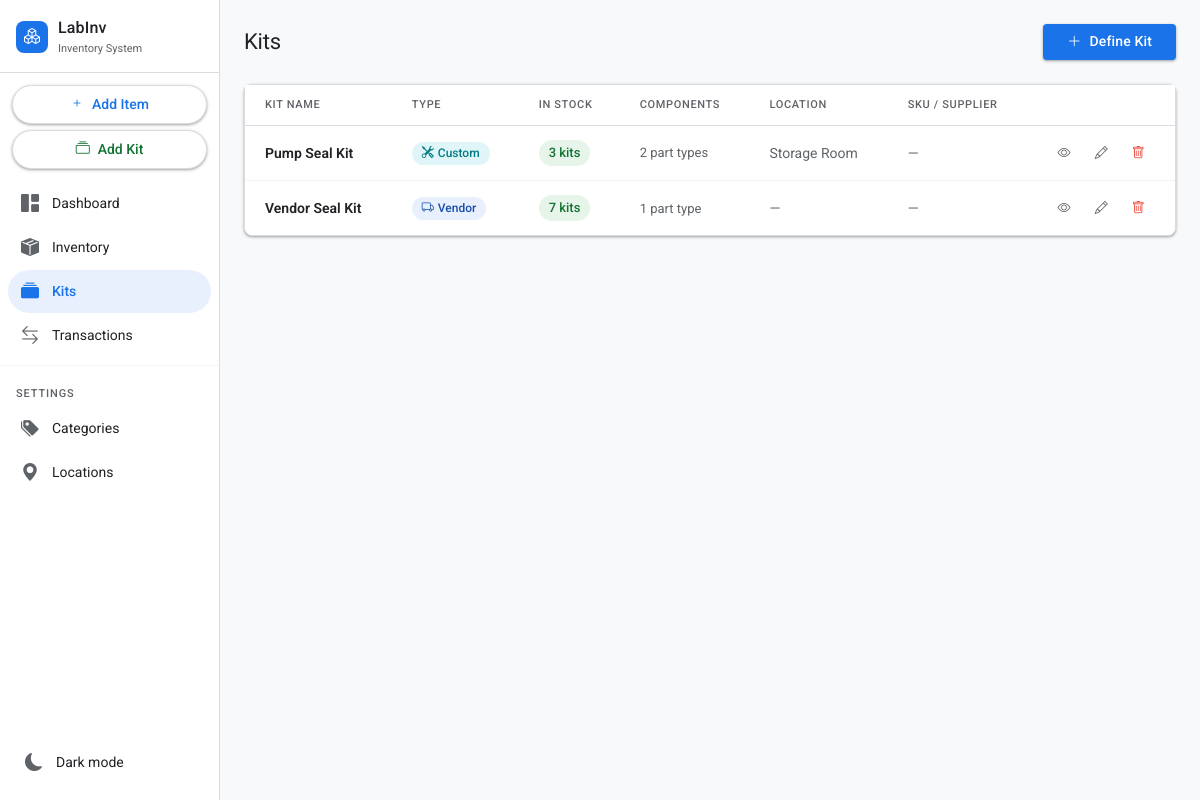
Before: /kits with the older database file.
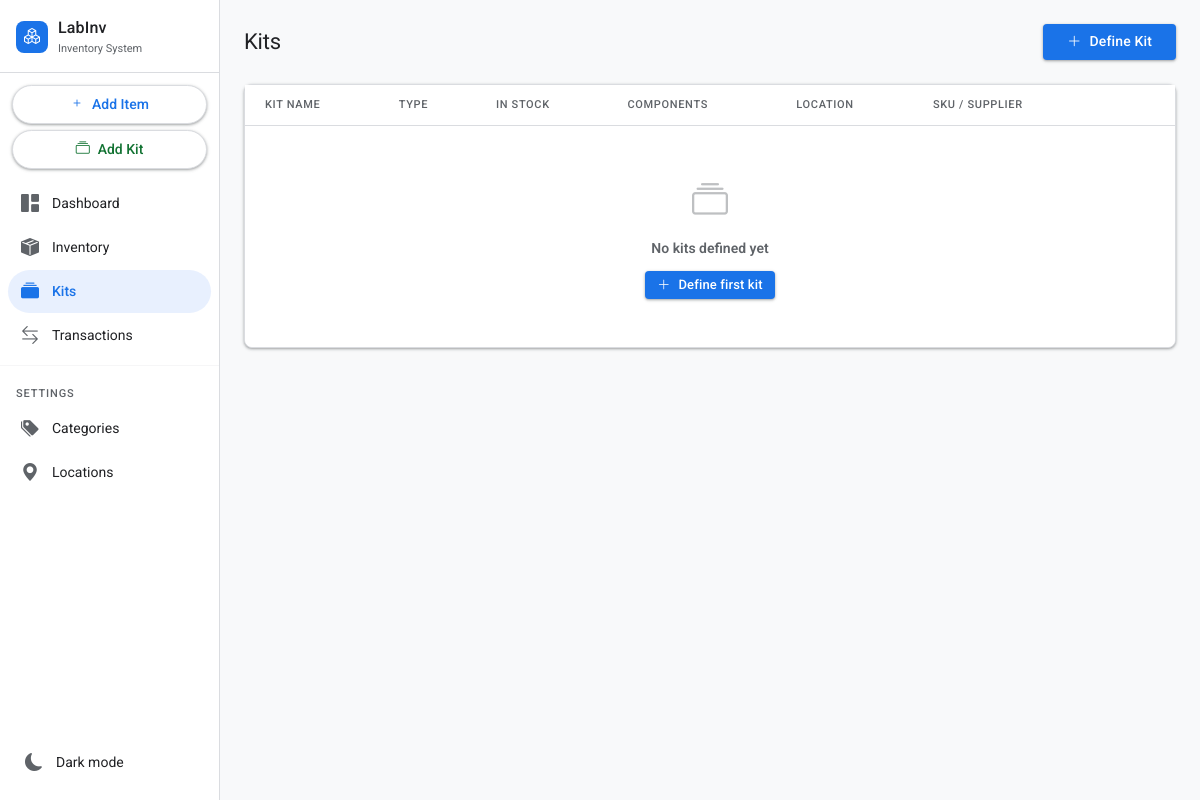
After: the same page with the newer database file.
### tables this page shows
CREATE TABLE kits (
            id          INTEGER PRIMARY KEY AUTOINCREMENT,
            name        TEXT    NOT NULL,
            kit_type    TEXT    NOT NULL DEFAULT 'custom',
            supplier    TEXT,
            sku         TEXT,
            quantity    INTEGER NOT NULL DEFAULT 0,
            location_id INTEGER REFERENCES locations(id),
            notes       TEXT,
            created_at  TIMESTAMP DEFAULT CURRENT_TIMESTAMP,
            updated_at  TIMESTAMP DEFAULT CURRENT_TIMESTAMP
        );

### app.py (the view)
@app.route("/kits")
def kits():
    db = get_db()
    kit_list = db.execute("""
        SELECT k.*, l.name AS location_name,
               COUNT(kc.id) AS component_count
        FROM kits k
        LEFT JOIN locations l ON k.location_id = l.id
        LEFT JOIN kit_components kc ON k.id = kc.kit_id
        GROUP BY k.id
        ORDER BY k.name
    """).fetchall()
    db.close()
    return render_template("kits.html", kits=kit_list)

### app.py (called while the page is built)
def get_db():
    conn = sqlite3.connect(DATABASE)
    conn.row_factory = sqlite3.Row
    conn.execute("PRAGMA foreign_keys = ON")
    return conn

### templates/kits.html (shortened to what this page needs)
{% extends "base.html" %}
{% block content %}
<div class="pg-header">
  <h1 class="pg-title">Kits</h1>
  <a href="/kits/new" class="btn btn-primary no-print"><i class="bi bi-plus-lg"></i>Define Kit</a>
</div>
<div class="card">
  <div class="table-responsive">
    <table class="table mb-0">
      <thead>
        <tr>
          <th>Kit Name</th>
          <th>Type</th>
          <th>In Stock</th>
          <th>Components</th>
          <th>Location</th>
          <th>SKU / Supplier</th>
          <th class="no-print" style="width:80px"></th>
        </tr>
      </thead>
      <tbody>
        {% if kits %}
          {% for kit in kits %}
          <tr>
            <td>
              <a href="/kits/{{ kit.id }}" class="fw-semibold" style="color:var(--text)">{{ kit.name }}</a>
            </td>
            <td>
              {% if kit.kit_type == 'vendor' %}
                <span class="badge badge-blue"><i class="bi bi-truck"></i> Vendor</span>
              {% else %}
                <span class="badge badge-teal"><i class="bi bi-tools"></i> Custom</span>
              {% endif %}
            </td>
            <td>
              {% if kit.quantity == 0 %}
                <span class="badge qty-zero">0 kits</span>
              {% else %}
                <span class="badge qty-ok">{{ kit.quantity }} kit{{ 's' if kit.quantity != 1 }}</span>
              {% endif %}
            </td>
            <td style="color:var(--muted);font-size:13px">{{ kit.component_count }} part type{{ 's' if kit.component_count != 1 }}</td>
            <td style="color:var(--muted)">{{ kit.location_name or '—' }}</td>
            <td>
              {% if not kit.sku and not kit.supplier %}<span class="text-muted">—</span>{% endif %}
            </td>
            <td class="no-print">
              <div style="display:flex;gap:4px">
                <a href="/kits/{{ kit.id }}" class="btn btn-ghost btn-sm" title="View"><i class="bi bi-eye"></i></a>
                <a href="/kits/{{ kit.id }}/edit" class="btn btn-ghost btn-sm" title="Edit"><i class="bi bi-pencil"></i></a>
                <form method="post" action="/kits/{{ kit.id }}/delete" style="display:inline"
                      onsubmit="return confirm('Delete \'{{ kit.name }}\'? This cannot be undone.');">
                  <button type="submit" class="btn btn-ghost btn-sm" title="Delete" style="color:var(--red)"><i class="bi bi-trash"></i></button>
                </form>
              </div>
            </td>
          </tr>
          {% endfor %}
        {% else %}
          <tr>
            <td colspan="7" style="text-align:center;padding:48px 16px;color:var(--muted)">
              <i class="bi bi-collection" style="font-size:36px;display:block;margin-bottom:10px;opacity:.4"></i>
              <div class="fw-semibold" style="margin-bottom:4px">No kits defined yet</div>
              <a href="/kits/new" class="btn btn-primary btn-sm mt-2"><i class="bi bi-plus-lg"></i>Define first kit</a>
            </td>
          </tr>
        {% endif %}
      </tbody>
    </table>
  </div>
</div>
{% endblock %}

Changed rows visible on the page:
removed kits: name "Pump Seal Kit", kit_type "custom" (drawn), quantity "3", quantity "s", component_count "2", component_count "s", location_name "Storage Room"
removed kits: name "Vendor Seal Kit", kit_type "vendor" (drawn), quantity "7", quantity "s", component_count "1", location_name "—"
Other visible differences:
text now shown: "No kits defined yet Define first kit"
